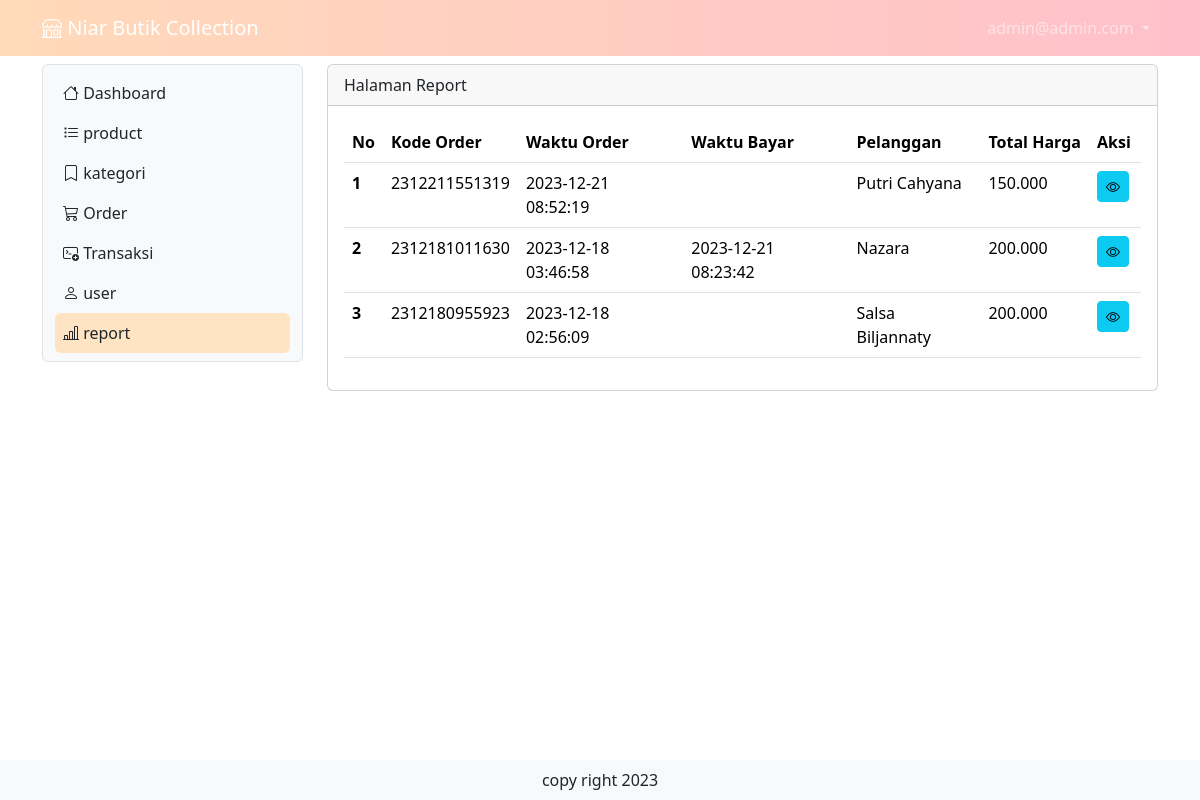
The page /report (signed in) on the database its author committed.
### tables this page shows
CREATE TABLE IF NOT EXISTS `tb_user` (
  `id` int(11) NOT NULL AUTO_INCREMENT,
  `nama` varchar(200) DEFAULT NULL,
  `username` varchar(200) DEFAULT NULL,
  `password` varchar(200) DEFAULT NULL,
  `level` int(1) DEFAULT NULL,
  `nohp` varchar(15) DEFAULT NULL,
  `alamat` varchar(300) DEFAULT NULL,
  PRIMARY KEY (`id`)
);

CREATE TABLE IF NOT EXISTS `tb_order` (
  `id_order` bigint(20) NOT NULL,
  `pelanggan` varchar(50) DEFAULT NULL,
  `admin` int(10) DEFAULT NULL,
  `alamat` varchar(200) DEFAULT NULL,
  `waktu_order` timestamp NOT NULL DEFAULT current_timestamp() ON UPDATE current_timestamp(),
  PRIMARY KEY (`id_order`),
  KEY `pelayan` (`admin`) USING BTREE,
  CONSTRAINT `FK_tb_order_tb_user` FOREIGN KEY (`admin`) REFERENCES `tb_user` (`id`) ON UPDATE CASCADE
);

CREATE TABLE IF NOT EXISTS `tb_bayar` (
  `id_bayar` bigint(20) NOT NULL,
  `nominal_uang` bigint(20) DEFAULT NULL,
  `total_bayar` bigint(20) DEFAULT NULL,
  `waktu_bayar` timestamp NULL DEFAULT current_timestamp() ON UPDATE current_timestamp(),
  PRIMARY KEY (`id_bayar`)
);

### report.php (the view, shortened to what this page needs)
<?php
include "proses/connect.php";
$query = mysqli_query($conn, "SELECT tb_order.id_order, tb_order.alamat, tb_order.pelanggan, tb_bayar.waktu_bayar, tb_order.waktu_order, SUM(tb_daftar_product.harga * tb_list_order.jumlah) AS total_harga
    FROM tb_order
    LEFT JOIN tb_list_order ON tb_list_order.kode_order = tb_order.id_order
    LEFT JOIN tb_daftar_product ON tb_daftar_product.id = tb_list_order.product
    LEFT JOIN tb_bayar ON tb_bayar.id_bayar = tb_order.id_order
    GROUP BY tb_order.id_order
    ORDER BY tb_order.waktu_order DESC");
while ($record = mysqli_fetch_array($query)) {
    $result[] = $record;
}
?>
<body>
    <div class="col-lg-9 mt-2">
        <div class="card">
            <div class="card-header">
                Halaman Report
            </div>
            <div class="card-body">
                <?php
                if (empty($result)) {
                    echo "Data report tidak ada";
                } else {
                        ?>
                    <div class="table-responsive">
                        <table class="table table-hover">
                            <thead>
                                <tr class="text-nowrap">
                                    <th scope="col">No</th>
                                    <th scope="col">Kode Order</th>
                                    <th scope="col">Waktu Order</th>
                                    <th scope="col">Waktu Bayar</th>
                                    <th scope="col">Pelanggan</th>
                                    <th scope="col">Total Harga</th>
                                    <th scope="col">Aksi</th>
                                </tr>
                            </thead>
                            <tbody>
                                <?php
                                $no = 1;
                                foreach ($result as $row) {
                                    ?>
                                    <tr>
                                        <th scope="row">
                                            <?php echo $no++ ?>
                                        </th>
                                        <td>
                                            <?php echo $row['id_order'] ?>
                                        </td>
                                        <td>
                                            <?php echo $row['waktu_order'] ?>
                                        </td>
                                        <td>
                                            <?php echo $row['waktu_bayar'] ?>
                                        </td>
                                        <td>
                                            <?php echo $row['pelanggan'] ?>
                                        </td>
                                        <td>
                                            <?php echo number_format((int) $row['total_harga'], 0, ',', '.'); ?>
                                        </td>
                                        <td>
                                            <div class="d-flex">
                                                <a class="btn btn-info btn-sm me-1"
                                                    href="./?x=viewitem&order=<?php echo $row['id_order'] . "&alamat=" . $row['alamat'] . "&pelanggan=" . $row['pelanggan'] ?>"><i
                                                        class="bi bi-eye"></i></a>
                                            </div>
                                        </td>
                                    </tr>
                                    <?php
                                }
                                ?>
                            </tbody>
                        </table>
                    </div>
                    <?php
                }
                ?>
            </div>
        </div>
    </div>
    </div>

### header.php (shortened to what this page needs)
<nav class="navbar navbar-expand-lg navbar-dark sticky-top" id="grad1">
    <div class="container-lg">
        <a class="navbar-brand" href="."><i class="bi bi-shop"></i> Niar Butik Collection</a>
        <div class="collapse navbar-collapse justify-content-end" id="navbarNavDropdown">
            <ul class="navbar-nav">
                <li class="nav-item dropdown">
                    <a class="nav-link dropdown-toggle" href="#" role="button" data-bs-toggle="dropdown"
                        aria-expanded="false">
                        <?php echo $hasil['username']; ?>
                    </a>
                </li>
            </ul>
        </div>
    </div>
</nav>

### header.php (style rules this page uses)
#grad1 { background-color: peachpuff; background-image: linear-gradient(to right, rgba(255,0,0,0), rgb(255,192,203)); }

### rows shown on the page
tb_user: username "admin@admin.com"
tb_order: id_order "2312211551319", waktu_order "2023-12-21 08:52:19", pelanggan "Putri Cahyana", total_harga "150.000"
tb_order: id_order "2312181011630", waktu_order "2023-12-18 03:46:58", tb_bayar.waktu_bayar "2023-12-21 08:23:42", pelanggan "Nazara", total_harga "200.000"
tb_order: id_order "2312180955923", waktu_order "2023-12-18 02:56:09", pelanggan "Salsa Biljannaty", total_harga "200.000"
